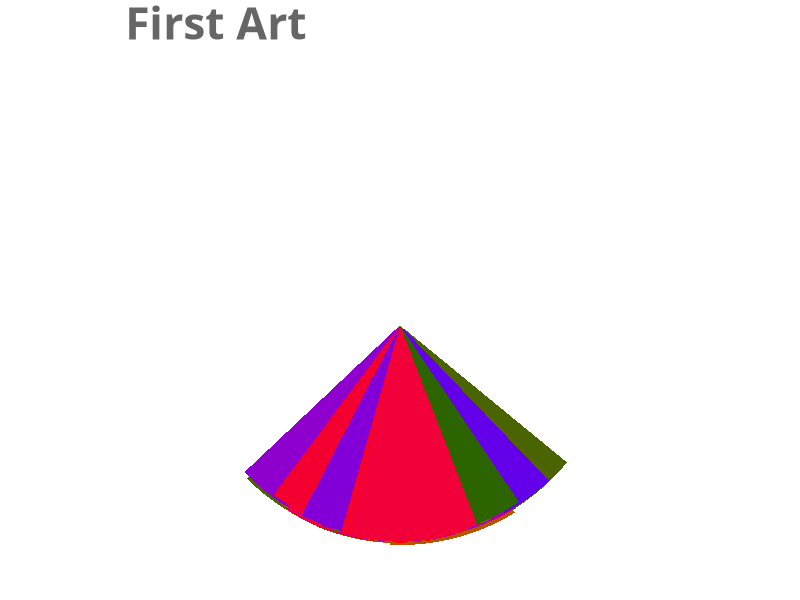

This figure's R source:
## ---- chunk 1
library(ggplot2)
library(tibble)
library(scales)
library(ggthemes)
## ---- chunk 2
#Making a function polar_art based on the inputs seed, n, and palette
#Using the dat data set to make a function based out of these variables

first_art <- function(seed, n, palette) {
  
  # set the seed of the random number generator
  set.seed(seed)
  
  #Making a randomly generated data set
  dat <- tibble(
    #using rnorm() to get a different distribution of values
    x0 = rnorm(n),
    y0 = rnorm(n),
    x1 = x0 + runif(n, min = -15, max = 15),
    y1 = y0 + runif(n, min = -1, max = 50),
    shade = runif(n), 
    size = runif(n)
  )
  
  #Plotting the randomly generated data set
  dat |> 
    ggplot(aes(
      x = x0,
      y = y0,
      xend = x1,
      yend = y1,
      fill = shade,
      size = size
    )) +
    #Using geom_tile() to graph 
    geom_tile(width =3, height = 150, show.legend = FALSE) +
    #Flipping the coordinates to create a more round shape
    coord_polar() +
    scale_fill_gradientn(colours = palette) +
    #Getting rid of the grid/theme so that it doesn't distract from the art
    theme_void() +
    ggtitle("First Art") +
    #Formatting the title
    theme(plot.title = element_text(family = "Trebuchet MS", color="#666666", 
                                    face="bold", size=32, hjust=0))
  #title formatting gotten from https://www.r-bloggers.com/2015/01/how-to-format-your-chart-and-axis-titles-in-ggplot2/
}

## ---- chunk 3
#Using the function to make art
first_art(seed = 1, n = 300, palette = c("darkgreen", "red", "blue"))
